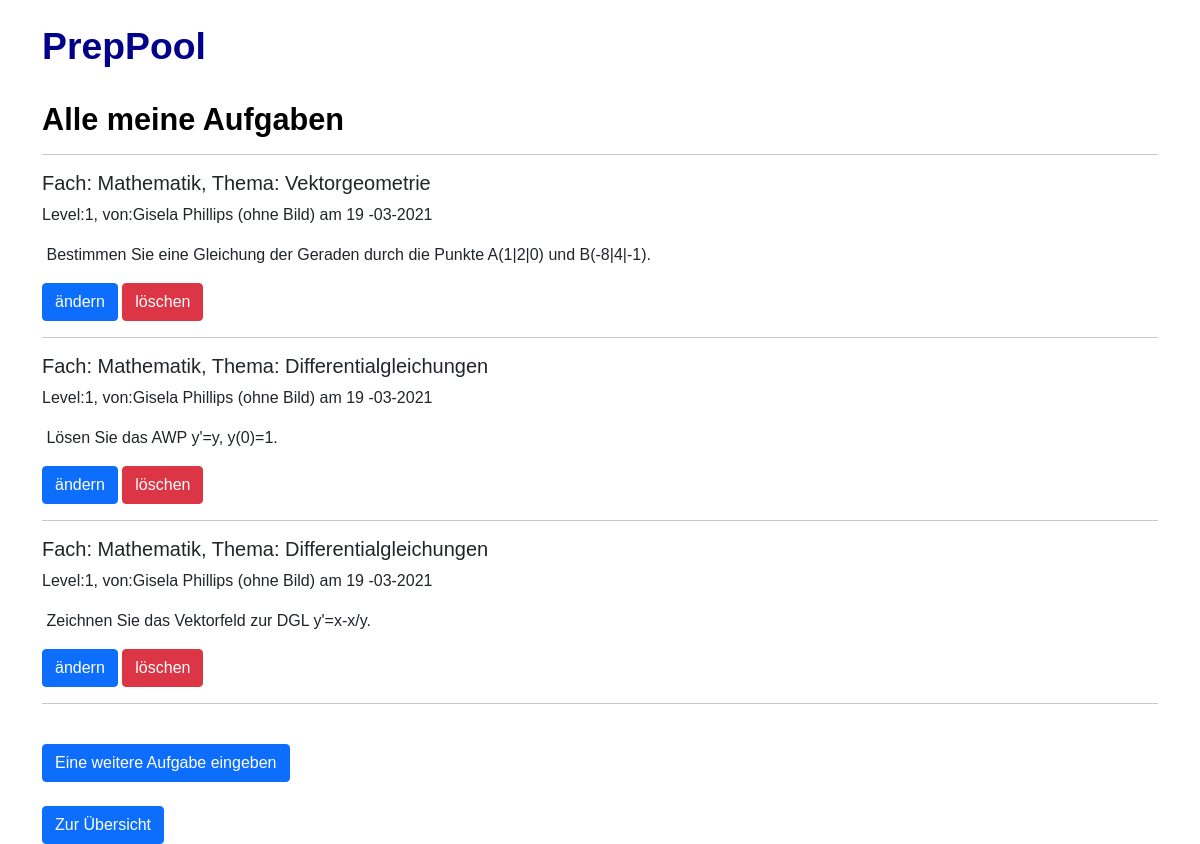
/posts/entries/ (signed in), run on an earlier commit of the app's database.
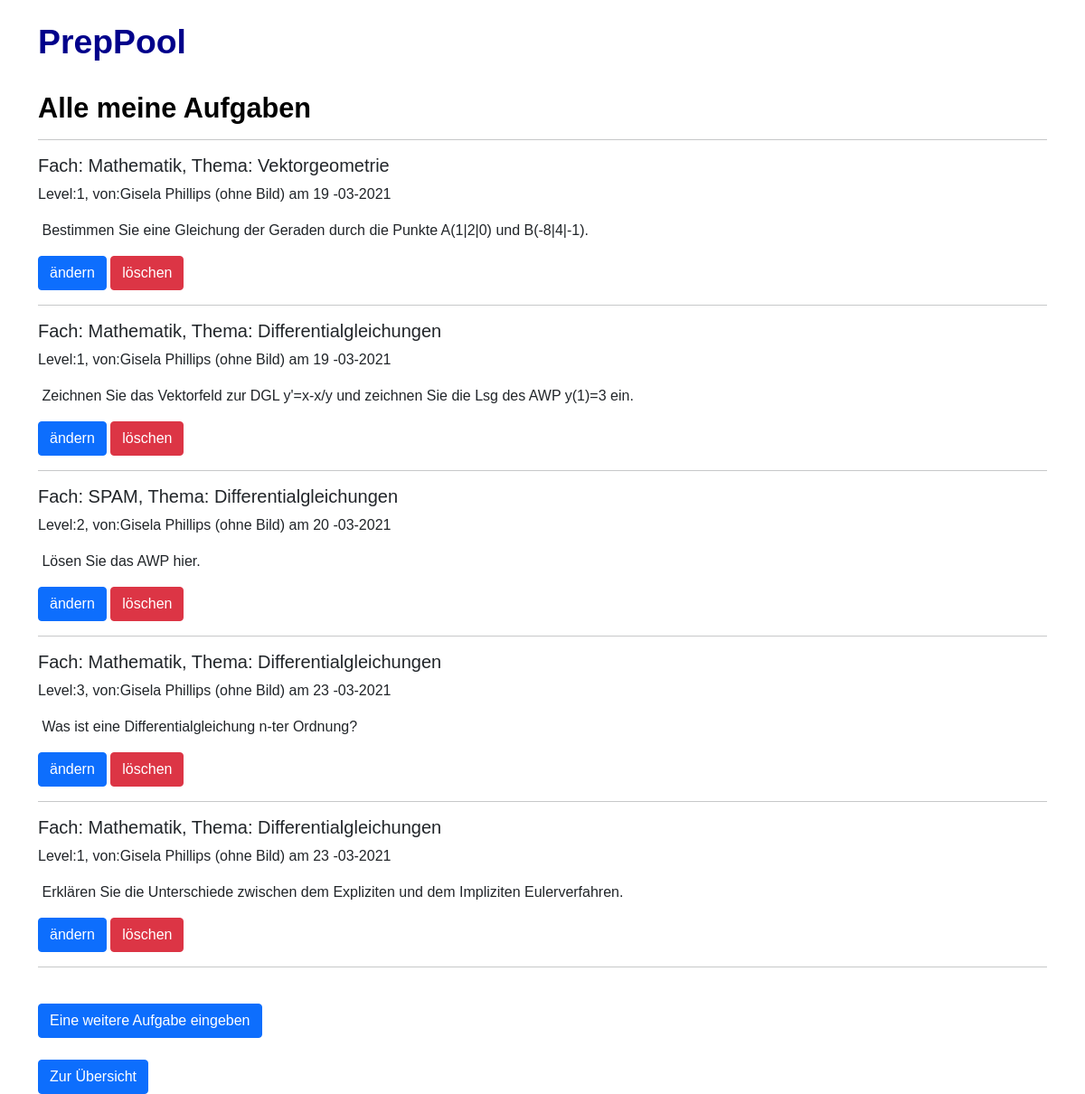
And on a later commit of the database.
### app/posts/models.py (models this page shows, shortened)
class Post(db.Model):
    id = db.Column(db.Integer, primary_key=True)
    subject= db.Column(db.String(100), nullable=False, default='N/A')
    topic =db.Column(db.String(200), nullable=False, default='N/A')
    text =db.Column(db.Text,nullable=True, default='N/A')
    level=db.Column(db.Integer, nullable=True, default='N/A')
    date_posted=db.Column(db.DateTime, nullable=True, default=datetime.utcnow)
    user_id=db.Column(db.Integer, db.ForeignKey('user.id'), nullable=False)

### app/users/models.py (models this page shows, shortened)
class User(db.Model, UserMixin):
    id = db.Column(db.Integer, primary_key=True)
    username=db.Column(db.String(20), unique=True, nullable=False)
    email=db.Column(db.String(120), unique=True, nullable=False)
    image_file=db.Column(db.String(20), nullable=False, default='default.jpg')
    password=db.Column(db.String(60), nullable=False)
    posts=db.relationship('Post', backref='autor', lazy=True)
    topics=db.relationship('Topic', backref='autor', lazy=True)
    sheets=db.relationship('Sheet', backref='autor', lazy=True)

### app/posts/views.py (the view)
@postmod.route('/entries/')
def entries():
       postlist = Post.query.filter_by(user_id=current_user.id).all()
       return render_template('posts/entries.html', posts=postlist)

### app/users/models.py (called while the page is built)
@login_manager.user_loader
def load_user(user_id):
    return User.query.get(int(user_id))

### app/templates/posts/entries.html (shortened to what this page needs)
        {% extends 'base.html' %}
        {%block head  %}
        <link rel="stylesheet" href="{{ url_for('static', filename='css/style.css') }}">
        {% endblock%}
    {%block body  %}
        <br>
        <h1>PrepPool</h1>
        <br>
        <div>
        <h2>Alle meine Aufgaben</h2>
        </div>
        <hr>
    {% for post in posts%}
    <article class="media content-section">
        <div class="media">
                <div class="media-body">
                    <div class="article-metadata">
                    <h5>Fach: {{ post.subject}}, Thema: {{ post.topic }}</h5>
                    <p>Level:{{post.level}}, von:{{post.autor.username}} am {{post.date_posted.strftime('%d -%m-%Y')}}</p>
                    </div>
                    <p style="white-space:pre-wrap"> {{post.text}}</p>
                    <a class= "btn btn-primary" href='/posts/entries/edit/{{post.id}}'>ändern</a>
                    <a class= "btn btn-danger" href='/posts/entries/delete/{{post.id}}'>löschen</a>
                </div>
        </div>
        <hr>
    </article>
        {%endfor%}
        <br>
        <a  class= "btn btn-primary" href='/posts/new_post/'>Eine weitere Aufgabe eingeben</a>
        <br><br>
        <a class="btn btn-primary" href='/home' role="button">Zur Übersicht
        </a>
        {% endblock%}

### app/templates/base.html (shortened to what this page needs)
<!DOCTYPE html>
<html>
<head>
    <link rel='stylesheet' type='text/css' media='screen' href='style.css'>
    <link href="https://cdn.jsdelivr.net/npm/bootstrap@5.0.0-beta1/dist/css/bootstrap.min.css" rel="stylesheet"
>
    <link rel="stylesheet" href="static/css/style.css">
    {%block head %} {% endblock%}
</head>
<body>
  <div class="container">
  {% block body %}
  {% endblock %}
</body>
</html>

### app/static/css/style.css (style rules this page uses)
body { font-family: Arial, Helvetica, sans-serif; }
h1 { color: darkblue; font-size: 28pt; font-weight:bold; }
h2 { color: black; font-size: 23pt; font-weight:bold; }

What changed in the data, as far as the page shows it:
removed Post: subject "Mathematik", topic "Differentialgleichungen", level "1", autor.username "Gisela Phillips (ohne Bild)", date_posted "19 -03-2021", text "Lösen Sie das AWP y'=y, y(0)=1."
changed Post: text "Zeichnen Sie das Vektorfeld zur DGL y'=x-x/y." → "Zeichnen Sie das Vektorfeld zur DGL y'=x-x/y und zeichnen Sie die Lsg des AWP y(1)=3 ein."
added Post: subject "SPAM", topic "Differentialgleichungen", level "2", autor.username "Gisela Phillips (ohne Bild)", date_posted "20 -03-2021", text "Lösen Sie das AWP hier."
added Post: subject "Mathematik", topic "Differentialgleichungen", level "3", autor.username "Gisela Phillips (ohne Bild)", date_posted "23 -03-2021", text "Was ist eine Differentialgleichung n-ter Ordnung?"
added Post: subject "Mathematik", topic "Differentialgleichungen", level "1", autor.username "Gisela Phillips (ohne Bild)", date_posted "23 -03-2021", text "Erklären Sie die Unterschiede zwischen dem Expliziten und dem Impliziten Eulerverfahren."
